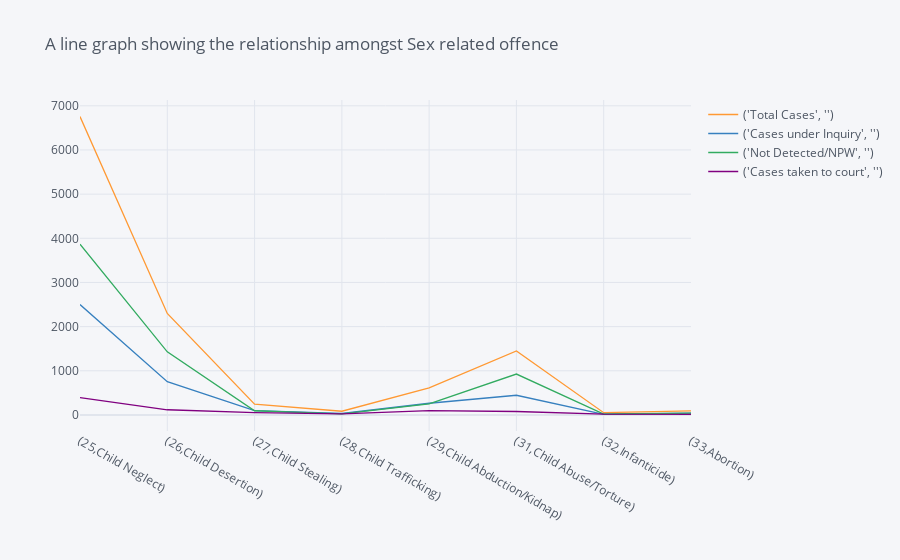

The cell this chart's notebook holds for it:
### Code cell
#Accused charged in child related offences on a line graph
reported.iplot(kind='line',title='A line graph showing the relationship amongst Sex related offence')

### Figure 1 — Plotly figure (JSON) as saved in the notebook; plotly's stock layout.template omitted (floating-point values rounded to 4 significant figures)
{"data": [{"line": {"color": "rgba(255, 153, 51, 1.0)", "dash": "solid", "shape": "linear", "width": 1.3}, "mode": "lines", "name": "('Total Cases', '')", "text": "", "type": "scatter", "x": ["(25,Child Neglect)", "(26,Child Desertion)", "(27,Child Stealing)", "(28,Child Trafficking)", "(29,Child Abduction/Kidnap)", "(31,Child Abuse/Torture)", "(32,Infanticide)", "(33,Abortion)"], "y": [6757, 2299, 245, 84, 612, 1449, 51, 92]}, {"line": {"color": "rgba(55, 128, 191, 1.0)", "dash": "solid", "shape": "linear", "width": 1.3}, "mode": "lines", "name": "('Cases under Inquiry', '')", "text": "", "type": "scatter", "x": ["(25,Child Neglect)", "(26,Child Desertion)", "(27,Child Stealing)", "(28,Child Trafficking)", "(29,Child Abduction/Kidnap)", "(31,Child Abuse/Torture)", "(32,Infanticide)", "(33,Abortion)"], "y": [2499, 752, 97, 33, 265, 445, 13, 42]}, {"line": {"color": "rgba(50, 171, 96, 1.0)", "dash": "solid", "shape": "linear", "width": 1.3}, "mode": "lines", "name": "('Not Detected/NPW', '')", "text": "", "type": "scatter", "x": ["(25,Child Neglect)", "(26,Child Desertion)", "(27,Child Stealing)", "(28,Child Trafficking)", "(29,Child Abduction/Kidnap)", "(31,Child Abuse/Torture)", "(32,Infanticide)", "(33,Abortion)"], "y": [3865, 1430, 95, 25, 248, 926, 21, 39]}, {"line": {"color": "rgba(128, 0, 128, 1.0)", "dash": "solid", "shape": "linear", "width": 1.3}, "mode": "lines", "name": "('Cases taken to court', '')", "text": "", "type": "scatter", "x": ["(25,Child Neglect)", "(26,Child Desertion)", "(27,Child Stealing)", "(28,Child Trafficking)", "(29,Child Abduction/Kidnap)", "(31,Child Abuse/Torture)", "(32,Infanticide)", "(33,Abortion)"], "y": [393, 117, 53, 26, 99, 78, 17, 11]}], "layout": {"legend": {"bgcolor": "#F5F6F9", "font": {"color": "#4D5663"}}, "paper_bgcolor": "#F5F6F9", "plot_bgcolor": "#F5F6F9", "title": {"font": {"color": "#4D5663"}, "text": "A line graph showing the relationship amongst Sex related offence"}, "xaxis": {"gridcolor": "#E1E5ED", "showgrid": true, "tickfont": {"color": "#4D5663"}, "title": {"font": {"color": "#4D5663"}, "text": ""}, "zerolinecolor": "#E1E5ED"}, "yaxis": {"gridcolor": "#E1E5ED", "showgrid": true, "tickfont": {"color": "#4D5663"}, "title": {"font": {"color": "#4D5663"}, "text": ""}, "zerolinecolor": "#E1E5ED"}}}
